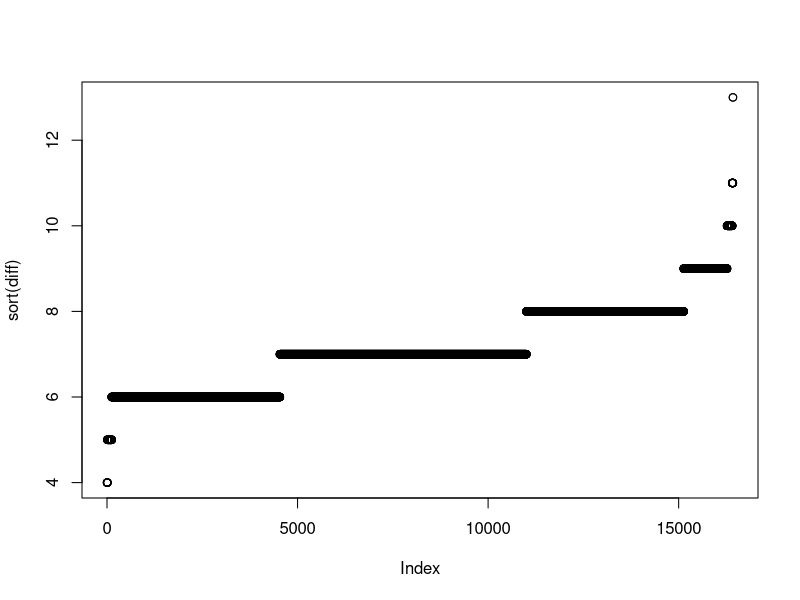

This figure's R source:
#####
# some documentation should go here
#####

# Credits and Licensing : 
# 
# this code is written by Ben Young @BitBotTestBot on Twitter
# 
# please feel free to use it for any media that is available freely ala MTGGoldfish or ChannelFireball
# as of 08/19/2106. Please credit me by name and twitter handle!
# 
# you may not use this code for any media or software that requires a paywall
# this includes SCG articles, and pay-to-use software.
#
# any questions? tweet me @BitBotTestBot


# get oracle from yawgatog

# helpful links that informed some of the code below :
# http://stackoverflow.com/questions/38958597/r-split-text-on-empty-line
# http://stackoverflow.com/questions/7878992/finding-the-indexes-of-multiple-overlapping-matching-substrings

setwd("D:/GITHUB/Oracle")

oracleRaw <- readLines("All Sets.txt")

breaks <- which(!nzchar(oracleRaw))
nbreaks <- length(breaks)
if (nbreaks > 0L) {
  oracle <- mapply(function(a,b) paste(oracleRaw[a:b], collapse = " "),
                   c(1L, breaks[-nbreaks]),
                   c(breaks[-1L], length(oracleRaw)))
}


oracleRaw <- readLines("All Sets.txt")

breaks <- which(!nzchar(oracleRaw))
nbreaks <- length(breaks)
if (nbreaks > 0L) {
  oracle <- mapply(function(a,b) paste(oracleRaw[a:b], collapse = " "),
                   c(1L, breaks[1:(nbreaks-1)]),
                   breaks)
}

oracle[1]

breaks[1]
oracleRaw[breaks[1]]


#################

# how to strip out a creatures basic attributes line to convert to a vector


unlist(strsplit(oracleRaw[breaks[72]+5], split=", "))

################

# find differences in breaks

diff <- vector()

for(i in 2:length(breaks)){
  diff <- c(diff, breaks[i] - breaks[i-1])
}

max(diff)

min(diff)

plot(sort(diff))


# function to get a card based on number

getCard <- function(breakNum, oracleRaw, breaks){
  return(oracleRaw[(breaks[breakNum] + 1):(breaks[breakNum + 1] - 1)])
}


getCard(100, oracleRaw, breaks)
getCard(200, oracleRaw, breaks)
getCard(300, oracleRaw, breaks)
getCard(400, oracleRaw, breaks)   # no casting cost, language for Transform,
getCard(500, oracleRaw, breaks)
getCard(600, oracleRaw, breaks)
getCard(700, oracleRaw, breaks)
getCard(800, oracleRaw, breaks)
getCard(900, oracleRaw, breaks)
getCard(1000, oracleRaw, breaks)

getCard(length(breaks) - 1, oracleRaw, breaks) # this is the last index that will work



# fill a ragged Momir database

Momir <- list()

creature <- "Creature --"
unhinged <- "UNH-"
unglued <- "UG-" # might be problematic if a new set comes out "_UG-"
                 # UG- filter only removed 8 creatures... seems... low...

MomirCount <- 0

for(i in 1:(length(breaks) - 1)){
  card <- getCard(i, oracleRaw, breaks)
  if(grepl(creature,card[3]) & !grepl(unhinged, card[length(card)]) & !grepl(unglued, card[length(card)])){
    MomirCount <- MomirCount + 1
    Momir[[MomirCount]] <- card
  }
}


#get 0-cost creatures

Momir0 <- list()

MomirCount0 <- 0

for(i in 1:(length(breaks) - 1)){
  card <- getCard(i, oracleRaw, breaks)
  if(grepl(creature,card[3]) & !grepl(unhinged, card[length(card)]) & !grepl(unglued, card[length(card)]) & 
     card[2] == 0){
    MomirCount0 <- MomirCount0 + 1
    Momir0[[MomirCount0]] <- card
  }
}

Momir0

# look at unique mana costs among creatures

UniqueMC <- vector()
MC <- vector()

for(i in 1:length(Momir)){
  MC <- c(MC, Momir[[i]][2])
}

UniqueMC <- sort(unique(MC))

UniqueMC 

print(paste("The length of UniqueMC is : ", length(UniqueMC), sep = ""))




# next make CMC variable

CMC <- vector()

for(i in 1:length(Momir)){
 
}


getCMC <- function(manaCost){  # if new mana paradigms emerge, this will need to be updated and tested!
  runningTotal <- 0
  Xexpr <- Xdex <- TWOexpr <- TWOdex <- SPLITexpr <- SPLITdex <- STDexpr <- STDdex <- vector()
  # remove all "X" [0 per]
    # do a perl-based regex, then reduce to an index in Xdex
    Xexpr <- gregexpr("(?=X)", manaCost, perl = TRUE)[[1]]
    Xdex <- Xexpr[1:length(Xexpr)]
    # augment manaCost
    if(length(Xdex > 0) & !(length(Xdex) == 1 & min(Xdex) == -1)){
      if(min(Xdex) > 1){
        manaCost <- paste(substr(manaCost, 1, min(Xdex) - 1), 
                          substr(manaCost, max(Xdex) + 1, nchar(manaCost)), sep = "")
      }
      else{
        manaCost <- substr(manaCost, max(Xdex) + 1, nchar(manaCost))
      }
    }
  # if contains "2/" [2 per]
    # do a perl-based regex, then reduce to an index in Xdex
    TWOexpr <- gregexpr("(?=2/)", manaCost, perl = TRUE)[[1]]
    TWOdex <- TWOexpr[1:length(TWOexpr)]
    # augment manaCost, 
    if(length(TWOdex > 0) & !(length(TWOdex) == 1 & min(TWOdex) == -1)){
      if(min(TWOdex) > 1){
        manaCost <- paste(substr(manaCost, 1, min(TWOdex) - 2), 
                          substr(manaCost, max(TWOdex) + 4, nchar(manaCost)), sep = "")
      }
      else{
        manaCost <- substr(manaCost, max(TWOdex) + 4, nchar(manaCost))
      }
      runningTotal <- runningTotal + 2 * length(TWOdex)
    }
  # if contains "(w/" | "(u/" | "(r/" | "(b/" | "(g/" [1 per] #check that phyrexian mana CMC = 1
    SPLITexpr <- gregexpr("(?=w/)", manaCost, perl = TRUE)[[1]]
    if(!(min(SPLITexpr) == -1)){
      SPLITdex <- c(SPLITdex, SPLITexpr[1:length(SPLITexpr)])
    }
    SPLITexpr <- gregexpr("(?=u/)", manaCost, perl = TRUE)[[1]]
    if(!(min(SPLITexpr) == -1)){
      SPLITdex <- c(SPLITdex, SPLITexpr[1:length(SPLITexpr)])
    }
    SPLITexpr <- gregexpr("(?=b/)", manaCost, perl = TRUE)[[1]]
    if(!(min(SPLITexpr) == -1)){
      SPLITdex <- c(SPLITdex, SPLITexpr[1:length(SPLITexpr)])
    }
    SPLITexpr <- gregexpr("(?=r/)", manaCost, perl = TRUE)[[1]]
    if(!(min(SPLITexpr) == -1)){
      SPLITdex <- c(SPLITdex, SPLITexpr[1:length(SPLITexpr)])
    }
    SPLITexpr <- gregexpr("(?=g/)", manaCost, perl = TRUE)[[1]]
    if(!(min(SPLITexpr) == -1)){
      SPLITdex <- c(SPLITdex, SPLITexpr[1:length(SPLITexpr)])
    }
    runningTotal <- runningTotal + length(SPLITdex)  # need if for empty case ######### !!! !!! !!!
    
    # augment manaCost, 
    if(length(SPLITdex > 0)){
      if(min(SPLITdex) > 1){
        manaCost <- paste(substr(manaCost, 1, min(SPLITdex) - 2), 
                          substr(manaCost, max(SPLITdex) + 4, nchar(manaCost)), sep = "")
      }
      else{
        manaCost <- substr(manaCost, max(SPLITdex) + 4, nchar(manaCost))
      }
    }                                
  # if contains "W" | "U" | "R" | "B" | "G" | "C" [1 per]
    STDexpr <- gregexpr("(?=W)", manaCost, perl = TRUE)[[1]]
    if(!(min(STDexpr) == -1)){
      STDdex <- c(STDdex, STDexpr[1:length(STDexpr)])
    }
    STDexpr <- gregexpr("(?=U)", manaCost, perl = TRUE)[[1]]
    if(!(min(STDexpr) == -1)){
      STDdex <- c(STDdex, STDexpr[1:length(STDexpr)])
    }
    STDexpr <- gregexpr("(?=B)", manaCost, perl = TRUE)[[1]]
    if(!(min(STDexpr) == -1)){
      STDdex <- c(STDdex, STDexpr[1:length(STDexpr)])
    }
    STDexpr <- gregexpr("(?=R)", manaCost, perl = TRUE)[[1]]
    if(!(min(STDexpr) == -1)){
      STDdex <- c(STDdex, STDexpr[1:length(STDexpr)])
    }
    STDexpr <- gregexpr("(?=G)", manaCost, perl = TRUE)[[1]]
    if(!(min(STDexpr) == -1)){
      STDdex <- c(STDdex, STDexpr[1:length(STDexpr)])
    }
    STDexpr <- gregexpr("(?=C)", manaCost, perl = TRUE)[[1]]
    if(!(min(STDexpr) == -1)){
      STDdex <- c(STDdex, STDexpr[1:length(STDexpr)])
    }
    runningTotal <- runningTotal + length(STDdex)  
    
    # augment manaCost, 
    if(length(STDdex > 0)){
      if(min(STDdex) > 1){
        manaCost <- paste(substr(manaCost, 1, min(STDdex) - 1), 
                          substr(manaCost, max(STDdex) + 1, nchar(manaCost)), sep = "")
      }
      else{
        manaCost <- substr(manaCost, max(STDdex) + 1, nchar(manaCost))
      }
    }                                
    
    # remove listings
  
  # should be nothing or a number remaining [# or 0]
  if(nchar(manaCost) == 0){
    # if nchar = 0, do nothing, we're done!
    # otherwise, extract the remaining value and add
  }
  else{
    runningTotal <- runningTotal + as.numeric(manaCost)
  }
    
  return(runningTotal)
}


for(mc in UniqueMC){
  print(paste("Mana Cost : ", mc, "      CMC : ", getCMC(mc), sep = ""))
}